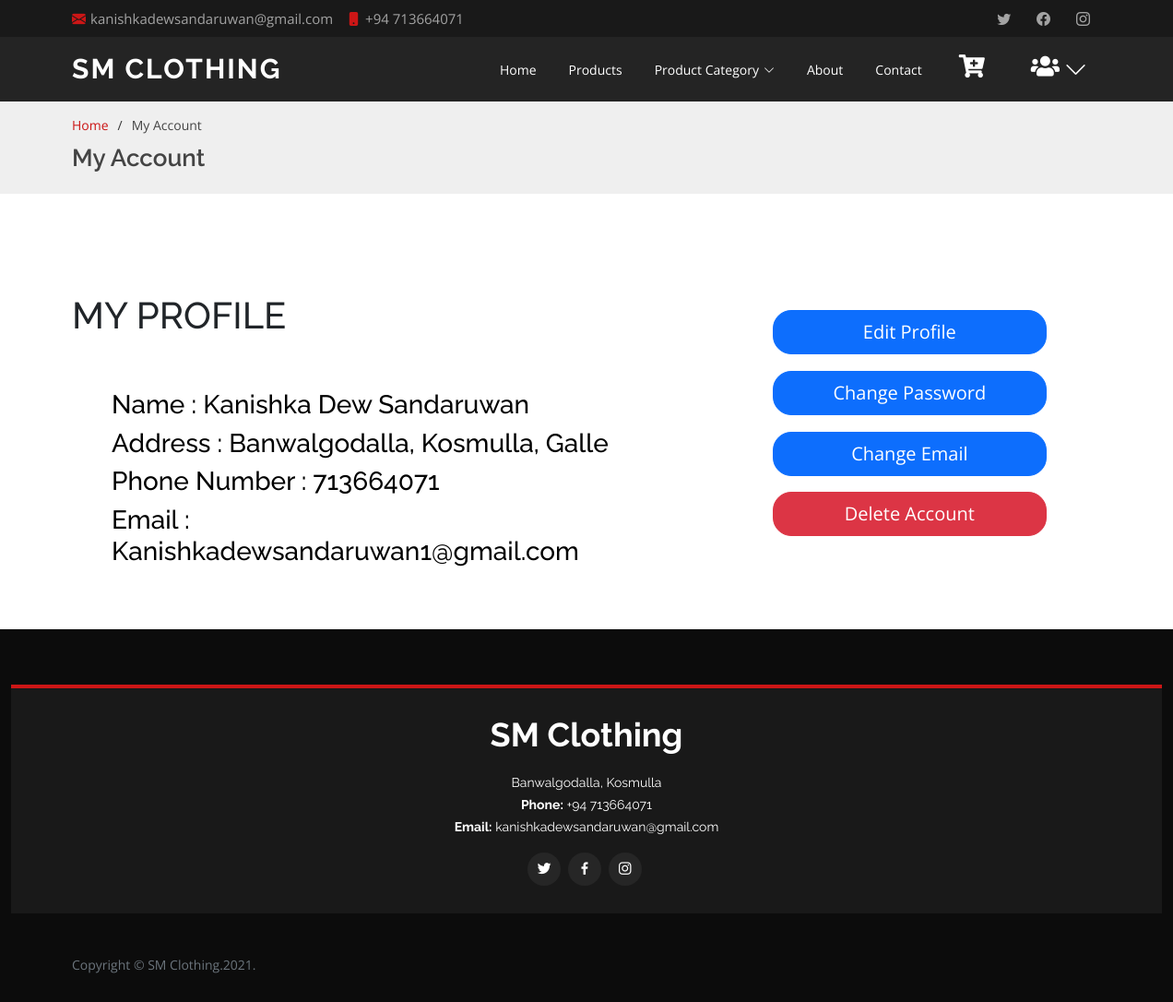
Page /myaccount.php (signed in) on the committed database.
### tables this page shows
CREATE TABLE `about` (
  `image` varchar(255) NOT NULL,
  `title` varchar(255) NOT NULL,
  `description` varchar(255) NOT NULL,
  `email` varchar(255) NOT NULL,
  `phone` int(11) NOT NULL,
  `address` varchar(255) NOT NULL,
  `facebook` varchar(255) NOT NULL,
  `twiter` varchar(255) NOT NULL,
  `instragram` varchar(255) NOT NULL
);

CREATE TABLE `customer` (
  `customer_id` int(11) NOT NULL,
  `name` varchar(255) NOT NULL,
  `phone` int(10) NOT NULL,
  `email` varchar(255) NOT NULL,
  `address` varchar(255) NOT NULL,
  `password` varchar(100) NOT NULL,
  `nic` varchar(11) NOT NULL
);

### myaccount.php (the view, shortened to what this page needs)
<?php require_once "inner_head.php";
require_once "user.php";?>
  <main id="main">
    <section id="breadcrumbs" class="breadcrumbs">
      <div class="container">
        <ol>
          <li><a href="index.html">Home</a></li>
          <li>My Account</li>
        </ol>
        <h2>My Account</h2>
      </div>
    </section>
    <section class="inner-page">
      <div class="container">
          <div class="row mt-5">
                    <div class="col-lg-8 mb-5 mb-lg-0">
                        <?php
                          $viewquery = " SELECT * FROM customer where customer_id = '".$_SESSION['customer_id']."'";
                          $viewresult = mysqli_query($con,$viewquery);
                          $row = mysqli_fetch_assoc($viewresult); ?>
                          <h1 class="text-dark text-uppercase">My Profile</h1><br><br>
                          <div class="col-md-10">
                              <div class="row ml-3">
                                 <h3 style="color: black;">Name : <?php echo $row['name']; ?></h3>
                              </div>
                              <div class="row ml-3">
                                 <h3 style="color: black;">Address : <?php echo $row['address']; ?></h3>
                              </div>
                              <div class="row ml-3">
                                 <h3 style="color: black;">Phone Number : <?php echo $row['phone']; ?></h3>
                              </div>
                              <div class="row ml-3">
                                 <h3 style="color: black;">Email : <?php echo $row['email']; ?></h3>
                              </div>
                          </div>
                      </div>
                          <div class="col-md-4">
                              <button type="button" name="submit" class="btn col-md-10 btn-lg p-2  btn-primary" data-toggle="modal" data-target="#editprofile" style="border-radius:20px; margin-top: 5%;">Edit Profile</button>
                              <button type="button" name="submit" class="btn col-md-10 btn-lg p-2  btn-primary" data-toggle="modal" data-target="#exampleModal" style="border-radius:20px; margin-top: 5%;">Change Password</button>
                              <button type="button" name="submit" class="btn col-md-10 btn-lg p-2  btn-primary" data-toggle="modal" data-target="#exampleModalemail" style="border-radius:20px; margin-top: 5%;">Change Email</button>
                              <button type="button" name="submit" class="btn col-md-10 btn-lg p-2  btn-danger" onclick="window.location.href='delete.php?customer_id=<?php echo $row['customer_id']; ?>'" style="border-radius:20px; margin-top: 5%;">Delete Account</button>
                          </div>
                    </div>
      </div>
    </section>
  </main>
<?php $viewquery = "SELECT * FROM about";
    $viewresult = mysqli_query($con,$viewquery);
    $row = mysqli_fetch_assoc($viewresult); ?>
  <footer id="footer">
    <div class="footer-top">
      <div class="container-fluid">
        <div class="row">
          <div class="col-lg-12 col-md-6">
            <div class="footer-info">
              <h3>SM Clothing</h3>
              <p><?php echo $row['address']; ?><br>
                <strong>Phone:</strong> +94 <?php echo $row['phone']; ?><br>
                <strong>Email:</strong> <?php echo $row['email']; ?><br>
              </p>
              <div class="social-links mt-3">
                <a href="<?php echo $row['facebook']; ?>" class="twitter"><i class="bx bxl-twitter"></i></a>
                <a href="<?php echo $row['twiter']; ?>" class="facebook"><i class="bx bxl-facebook"></i></a>
                <a href="<?php echo $row['instragram']; ?>" class="instagram"><i class="bx bxl-instagram"></i></a>
              </div>
            </div>
          </div>
        </div>
      </div>
    </div>
    <div class="container">
      <div class="text-muted">Copyright &copy; SM Clothing.2021.</div>
    </div>
  </footer>
</body>
</html>

### inner_head.php (shortened to what this page needs)
<?php require_once 'connection.php';
?>
<!DOCTYPE html>
<html lang="en">
<head>
  <link rel="stylesheet" href="https://pro.fontawesome.com/releases/v5.10.0/css/all.css"/>
    <link href="https://cdn.jsdelivr.net/npm/summernote@0.8.18/dist/summernote-lite.min.css" rel="stylesheet">
        <link rel="stylesheet" href="https://pro.fontawesome.com/releases/v5.10.0/css/all.css"/>
        <link rel="stylesheet" href="https://cdn.jsdelivr.net/npm/bootstrap@4.6.0/dist/css/bootstrap.min.css">
        <link href="https://cdn.jsdelivr.net/npm/bootstrap@5.0.0-beta3/dist/css/bootstrap.min.css" rel="stylesheet">
  <link href="assets/vendor/aos/aos.css" rel="stylesheet">
  <link href="assets/vendor/bootstrap/css/bootstrap.min.css" rel="stylesheet">
  <link href="assets/vendor/bootstrap-icons/bootstrap-icons.css" rel="stylesheet">
  <link href="assets/vendor/boxicons/css/boxicons.min.css" rel="stylesheet">
  <link href="assets/vendor/glightbox/css/glightbox.min.css" rel="stylesheet">
  <link href="assets/vendor/swiper/swiper-bundle.min.css" rel="stylesheet">
  <link href="assets/css/style.css" rel="stylesheet">
</head>
<body>
  <?php $viewquery = "SELECT * FROM about";
    $viewresult = mysqli_query($con,$viewquery);
    $row = mysqli_fetch_assoc($viewresult); ?>
  <section id="topbar" class="d-flex align-items-center">
    <div class="container d-flex justify-content-center justify-content-md-between">
      <div class="contact-info d-flex align-items-center">
        <i class="bi bi-envelope-fill"></i><a href="mailto:contact@example.com"><?php echo $row['email']; ?></a>
        <i class="bi bi-phone-fill phone-icon"></i> +94 <?php echo $row['phone']; ?>
      </div>
      <div class="social-links d-none d-md-block">
        <?php if (isset($row['facebook'])) {?>
        <a href="<?php echo $row['facebook']; ?>" class="twitter"><i class="bi bi-twitter"></i></a>
        <?php } ?>
        <?php if (isset($row['twiter'])) {?>
        <a href="<?php echo $row['twiter']; ?>" class="facebook"><i class="bi bi-facebook"></i></a>
        <?php } ?>
        <?php if (isset($row['instragram'])) {?>
        <a href="<?php echo $row['instragram']; ?>" class="instagram"><i class="bi bi-instagram"></i></a>
        <?php } ?>
      </div>
    </div>
  </section>
  <header id="header" class="d-flex align-items-center">
    <div class="container d-flex align-items-center justify-content-between">
      <h1 class="logo"><a href="index.php">SM Clothing</a></h1>
      <nav id="navbar" class="navbar">
        <ul>
          <li><a class="nav-link scrollto" href="index.php">Home</a></li>
          <li><a class="nav-link scrollto" href="index.php#product">Products</a></li>
          <li class="dropdown"><a href="#"><span>Product Category</span> <i class="bi bi-chevron-down"></i></a>
          </li>
          <li><a class="nav-link scrollto" href="index.php#about">About</a></li>
          <li><a class="nav-link scrollto" href="index.php#contact">Contact</a></li>
          <li class="dropdown"><a href="cart.php"><span><i style="font-size: 25px;  padding-right: 10px" class="fas fa-cart-plus"></i></span></i></a>
          <li class="dropdown"><a href="#"><span><i style="font-size: 25px;" class="fas fa-users"></i></span> <i style="font-size: 25px" class="bi bi-chevron-down"></i></a>
          </li>
        </ul>
      </nav>
    </div>
  </header>

### assets/css/style.css (style rules this page uses)
body { font-family: "Open Sans", sans-serif; color: #444444; }
a { color: #cc1616; text-decoration: none; }
h1, h2, h3, h4, h5, h6 { font-family: "Raleway", sans-serif; }
#topbar { background: #191919; font-size: 15px; height: 40px; padding: 0; color: rgba(255, 255, 255, 0.6); }
#topbar .contact-info a { line-height: 0; color: rgba(255, 255, 255, 0.6); transition: 0.3s; }
#topbar .contact-info i { color: #cc1616; line-height: 0; margin-right: 5px; }
#topbar .contact-info .phone-icon { margin-left: 15px; }
#topbar .social-links a { color: rgba(255, 255, 255, 0.6); padding: 4px 12px; display: inline-block; line-height: 1px; transition: 0.3s; }
#header { background: rgba(25, 25, 25, 0.95); transition: all 0.5s; z-index: 997; height: 70px; }
#header .logo { font-size: 30px; margin: 0; padding: 0; line-height: 1; font-weight: 700; letter-spacing: 2px; text-transform: uppercase; }
#header .logo a { color: #fff; }
.navbar { padding: 0; }
.navbar ul { margin: 0; padding: 0; display: flex; list-style: none; align-items: center; }
.navbar li { position: relative; }
.navbar > ul > li { margin-left: 5px; }
.navbar a { display: flex; align-items: center; justify-content: space-between; padding: 25px 15px 24px 15px; font-size: 14px; color: #fff; white-space: nowrap; transition: 0.3s; }
.navbar a i { font-size: 12px; line-height: 0; margin-left: 5px; }
section { padding: 60px 0; overflow: hidden; }
.breadcrumbs { padding: 15px 0; background: #efefef; }
.breadcrumbs h2 { font-size: 26px; font-weight: 600; }
.breadcrumbs ol { display: flex; flex-wrap: wrap; list-style: none; padding: 0 0 10px 0; margin: 0; font-size: 14px; }
.breadcrumbs ol li + li { padding-left: 10px; }
.breadcrumbs ol li + li::before { display: inline-block; padding-right: 10px; color: #333333; content: "/"; }
#footer { background: #0c0c0c; padding: 0 0 30px 0; color: #fff; font-size: 14px; }
#footer .footer-top { padding: 60px 0 30px 0; }
#footer .footer-top .footer-info { margin-bottom: 15px; background: #191919; color: #fff; border-top: 4px solid #cc1616; text-align: center; padding: 30px 20px; }
#footer .footer-top .footer-info h3 { font-size: 36px; margin: 0 0 20px 0; padding: 2px 0 2px 0; line-height: 1; font-weight: 700; }
#footer .footer-top .footer-info p { font-size: 14px; line-height: 24px; margin-bottom: 0; font-family: "Raleway", sans-serif; }
#footer .footer-top .social-links a { font-size: 18px; display: inline-block; background: #262626; color: #fff; line-height: 1; padding: 8px 0; margin-right: 4px; border-radius: 50%; text-align: center; width: 36px; height: 36px; transition: 0.3s; }

### rows in the picture
about: email "kanishkadewsandaruwan@gmail.com", phone "713664071", address "Banwalgodalla, Kosmulla"
customer: name "Kanishka Dew Sandaruwan", address "Banwalgodalla, Kosmulla, Galle", phone "713664071", email "Kanishkadewsandaruwan1@gmail.com"
